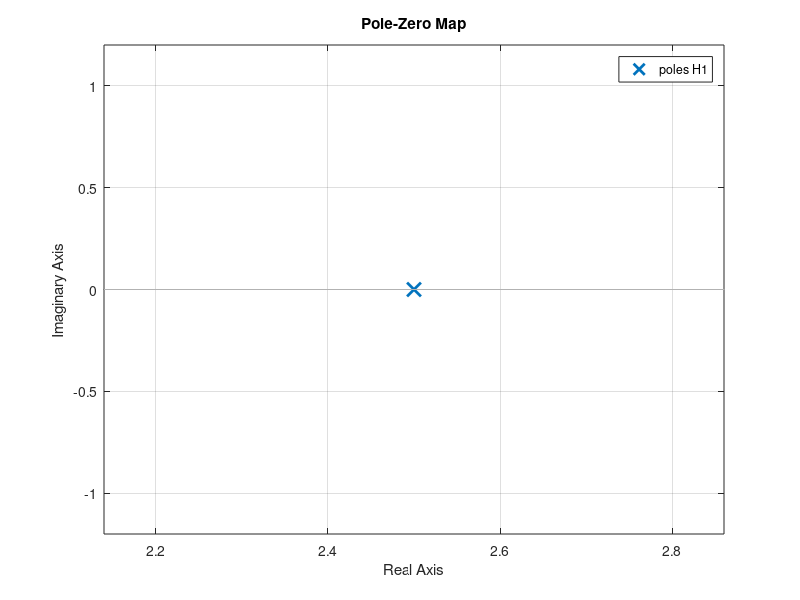

Write MATLAB code to recreate this figure.
R0 = 2.5; % Example R0 value        %a
numerator = 1;
denominator = [1, -R0];

H1 = tf(numerator, denominator);

% Pole-Zero Plot
pzmap(H1);

n = 20; % Number of days    %b
y = zeros(1, n);
y(1) = 1; % Assuming initial infection on day 1

% Iterate to find daily infections
for k = 2:n
    y(k) = 1 + R0 * y(k - 1);
end

% Display the results
disp(y);
% 
% threshold = 1e6; % 1 million            %c
% days_to_reach_threshold = ceil(log(threshold) / log(R0)) + 1;
% 
% disp(['It takes approximately ', num2str(days_to_reach_threshold), ' days to reach 1 million new daily infections.']);
% 
% % one-point method          %d
% Y = 34285612;
% R01 = 1-1/(Y)
%  
% 
% % Initialize variables          %e
% n = 20; % Number of days
% y = zeros(1, n);
% y(1) = 1; % Assuming initial infection on day 1
% 
% % Calculate new daily infections
% for k = 2:n
%     y(k) = 1 + R0 * y(k - 1);
% end
% 
% % Plot new daily infections
% figure;
% subplot(2, 1, 1);
% plot(1:n, y, 'bo-');
% xlabel('Day');
% ylabel('New Daily Infections');
% title('New Daily Infections with R0 = 2.5');
% 
% % Integrate to calculate total infections
% total_infections = cumsum(y);
% 
% % Plot total infections
% subplot(2, 1, 2);
% plot(1:n, total_infections, 'ro-');
% xlabel('Day');
% ylabel('Total Infections');
% title('Total Infections with R0 = 2.5');